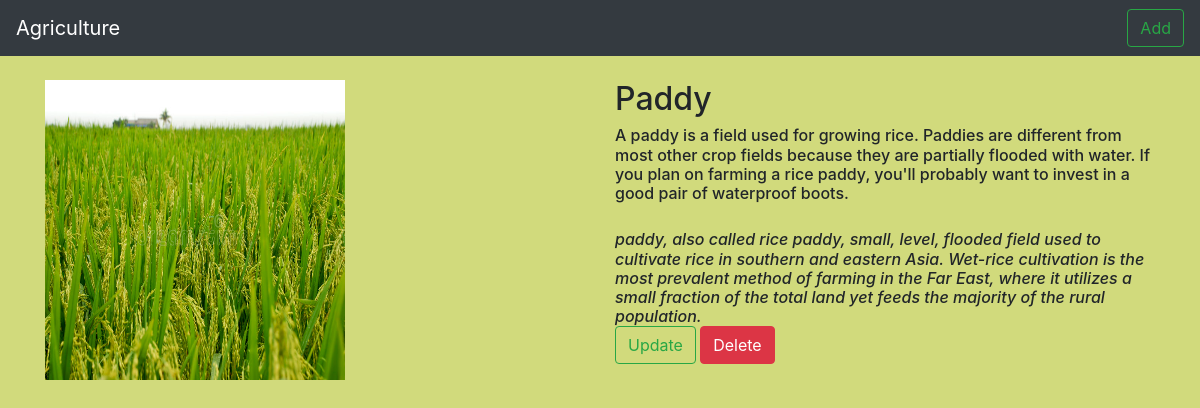
/agri/10/, run on the app's committed database.
### agriapp/models.py (models this page shows, shortened)
class Agri(models.Model):
    name=models.CharField(max_length=250)
    use=models.TextField()
    About=models.TextField()
    img=models.ImageField(upload_to="gallery")

### agriapp/views.py (the view)
# urls.py: path('agri/<int:agri_id>/',views.detail,name='detail'),
def detail(request,agri_id):
    ag=Agri.objects.get(id=agri_id)
    return render(request,"detail.html",{'agr':ag})

### templates/detail.html
{% extends 'base.html' %}
{% block body %}
<div class="container">
  <div class="row">
     <div class="col-md-6"><br>
        <img src="{{agr.img.url}}" width="300" height="300">
     </div>
   <div class="col-md-6"><br>
    <h2>{{agr.name}}</h2>
    <h6>{{agr.use}}<h6><br>
    <i>{{agr.About}}</i><br>
        <a class="btn btn-outline-success" href="{% url 'agriapp:update' agr.id %}" type="button">Update</a>
        <a class="btn btn-danger" href="{% url 'agriapp:delete' agr.id %}" type="button">Delete</a>
   </div>
  </div>
</div>
{% endblock %}

### static/style.css (style rules this page uses)
body { background-color:#D1DA7C; }

### data on the page
Agri: img (picture), name "Paddy", use "A paddy is a field used for growing rice. Paddies are different from most other crop fields because they are partially flooded with water. If you plan on farming a rice paddy, you'll probably want to invest in a good pair of waterproof boots.", About "paddy, also called rice paddy, small, level, flooded field used to cultivate rice in southern and eastern Asia. Wet-rice cultivation is the most prevalent method of farming in the Far East, where it utilizes a small fraction of the total land yet feeds the majority of the rural population."
